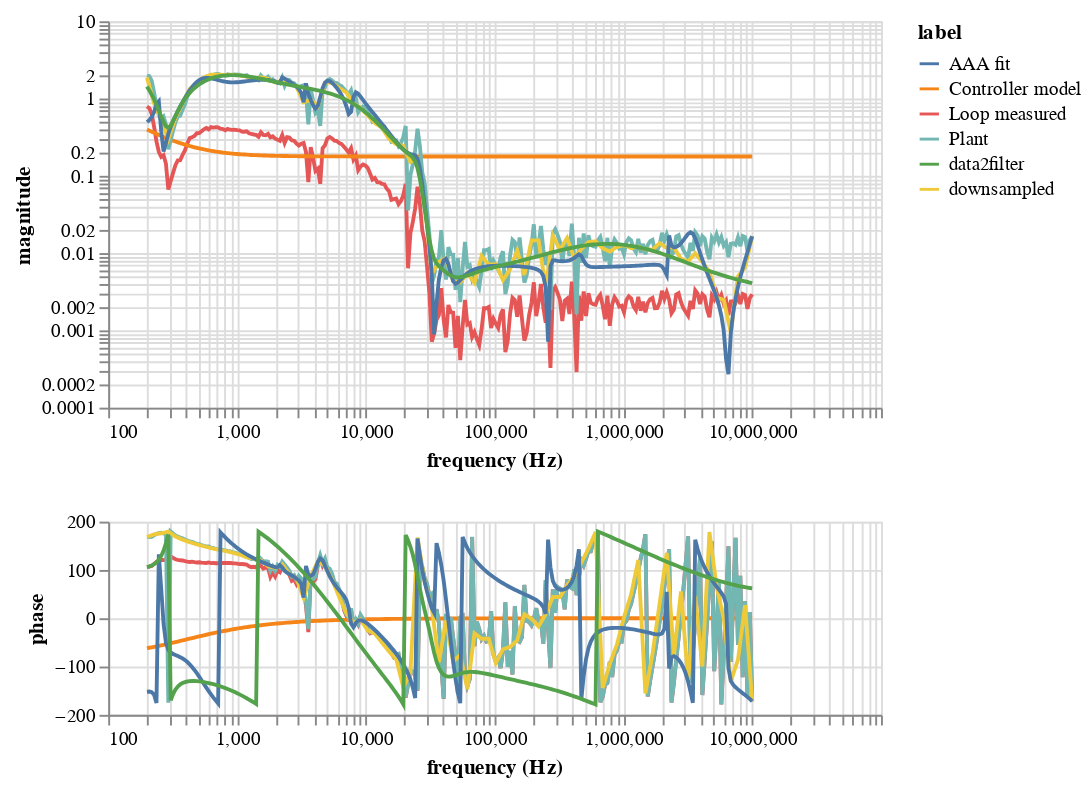

Source (notebook cell):
### Code cell
magnitudechart = alt.Chart(alldata).mark_line().encode(
    x=alt.X('frequency (Hz):Q').scale(type="log"),
    y=alt.Y('magnitude:Q').scale(type="log"),
    color='label:N',
).properties(
    width=400,
    height=200
)

phasechart = alt.Chart(alldata).mark_line().encode(
    x=alt.X('frequency (Hz):Q').scale(type="log"),
    y=alt.Y('phase:Q'),
    color='label:N',
).properties(
    width=400,
    height=100
)

chart = alt.vconcat(magnitudechart,phasechart)
chart

### Figure 1 — Vega-Lite specification as saved in the notebook (floating-point values rounded to 4 significant figures; data arrays with more than 128 entries replaced by an {"elided": "..."} marker saying what was removed)
{"config": {"view": {"continuousWidth": 300, "continuousHeight": 300}}, "vconcat": [{"mark": {"type": "line"}, "encoding": {"color": {"field": "label", "type": "nominal"}, "x": {"field": "frequency (Hz)", "scale": {"type": "log"}, "type": "quantitative"}, "y": {"field": "magnitude", "scale": {"type": "log"}, "type": "quantitative"}}, "height": 200, "width": 400}, {"mark": {"type": "line"}, "encoding": {"color": {"field": "label", "type": "nominal"}, "x": {"field": "frequency (Hz)", "scale": {"type": "log"}, "type": "quantitative"}, "y": {"field": "phase", "type": "quantitative"}}, "height": 100, "width": 400}], "data": {"name": "data-e86a0f0c2b97c4092be0184c99fa890a"}, "$schema": "https://vega.github.io/schema/vega-lite/v5.16.3.json", "datasets": {"data-e86a0f0c2b97c4092be0184c99fa890a": {"elided": "1366 records"}}}
